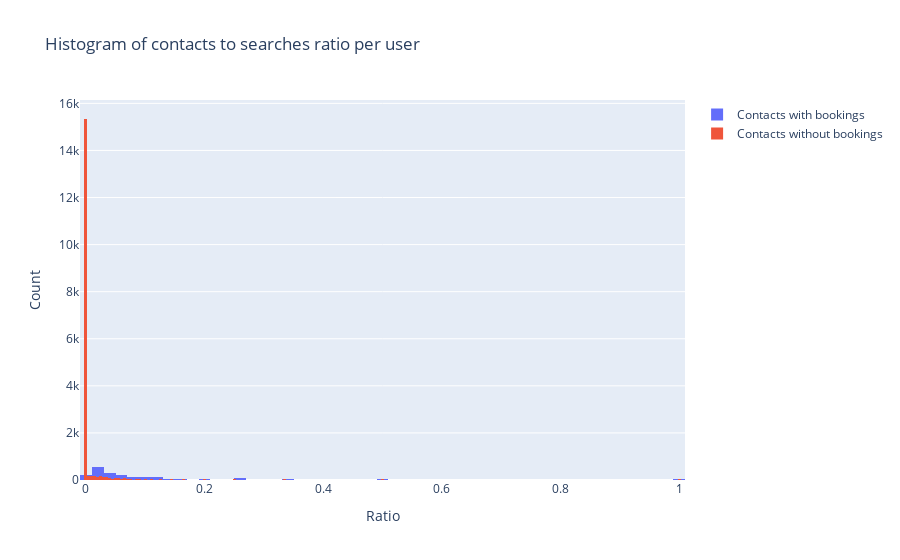

This figure's notebook cell:
### Code cell
ratios_booked = [result[2] / result[1] for result in res_booked]
ratios_nobooking = [result[2] / result[1] for result in res_nobooking]

fig = go.Figure()

fig.add_trace(go.Histogram(x=ratios_booked, name='Contacts with bookings'))
fig.add_trace(go.Histogram(x=ratios_nobooking, name='Contacts without bookings'))

fig.update_layout(
    title='Histogram of contacts to searches ratio per user',
    xaxis_title='Ratio',
    yaxis_title='Count',
    barmode='overlay',
)

fig.show()

### Figure 1 — Plotly figure (JSON) as saved in the notebook; plotly's stock layout.template omitted (floating-point values rounded to 4 significant figures; data arrays with more than 128 entries replaced by an {"elided": "..."} marker saying what was removed)
{"data": [{"name": "Contacts with bookings", "type": "histogram", "x": {"elided": "2042 float values"}}, {"name": "Contacts without bookings", "type": "histogram", "x": {"elided": "17500 float values"}}], "layout": {"barmode": "overlay", "title": {"text": "Histogram of contacts to searches ratio per user"}, "xaxis": {"title": {"text": "Ratio"}}, "yaxis": {"title": {"text": "Count"}}}}
